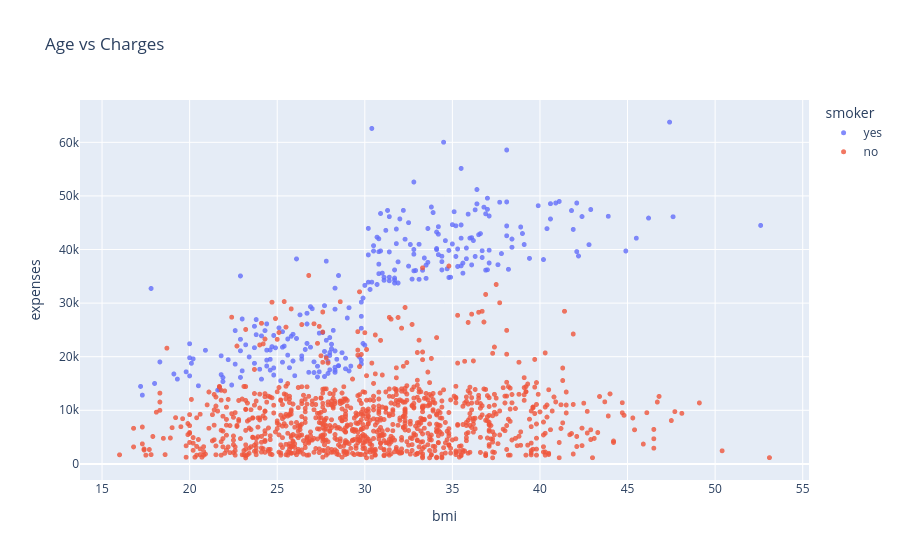

The notebook cell saved with this chart:
### Code cell
age_ex = px.scatter(data, 
                 x="bmi", 
                 y="expenses", 
                 color="smoker", 
                 opacity=0.8, 
                 hover_data=["sex"],
                 title="Age vs Charges")
age_ex.update_traces(marker_size=5)
age_ex.show()

### Figure 1 — Plotly figure (JSON) as saved in the notebook; plotly's stock layout.template omitted (floating-point values rounded to 4 significant figures; data arrays with more than 128 entries replaced by an {"elided": "..."} marker saying what was removed)
{"data": [{"customdata": {"elided": "274x1 str values"}, "hovertemplate": "smoker=yes<br>bmi=%{x}<br>expenses=%{y}<br>sex=%{customdata[0]}<extra></extra>", "legendgroup": "yes", "marker": {"color": "#636efa", "opacity": 0.8, "size": 5, "symbol": "circle"}, "mode": "markers", "name": "yes", "showlegend": true, "type": "scattergl", "x": {"elided": "274 float values"}, "xaxis": "x", "y": {"elided": "274 float values"}, "yaxis": "y"}, {"customdata": {"elided": "1064x1 str values"}, "hovertemplate": "smoker=no<br>bmi=%{x}<br>expenses=%{y}<br>sex=%{customdata[0]}<extra></extra>", "legendgroup": "no", "marker": {"color": "#EF553B", "opacity": 0.8, "size": 5, "symbol": "circle"}, "mode": "markers", "name": "no", "showlegend": true, "type": "scattergl", "x": {"elided": "1064 float values"}, "xaxis": "x", "y": {"elided": "1064 float values"}, "yaxis": "y"}], "layout": {"legend": {"title": {"text": "smoker"}, "tracegroupgap": 0}, "title": {"text": "Age vs Charges"}, "xaxis": {"anchor": "y", "domain": [0, 1], "title": {"text": "bmi"}}, "yaxis": {"anchor": "x", "domain": [0, 1], "title": {"text": "expenses"}}}}
